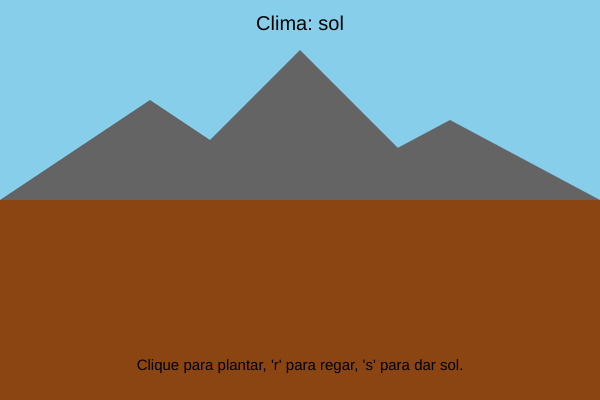
Frame 1 (no input)
Frame 60 (no input): identical to frame 1, image omitted
Frame 120 (the mouse pressed at the canvas centre since frame 60): identical to frame 1, image omitted

The p5.js sketch that drew this single still picture (run headless with seeded random() and noise() and a simulated clock; from frame 60 on, the mouse is pressed at the canvas centre):

// p5.js sketch
// ── sketch.js
let plantas = [];
let clima;
let tempo = 0;
let pingos = []; // Array para armazenar os pingos de chuva

function setup() {
  createCanvas(600, 400);
  clima = "sol"; // Começamos com sol
  frameRate(30); // Controla a velocidade do jogo
}

function draw() {
  background(220);

  // Desenha o fundo do campo
  desenharFundo();

  mostrarClima();
  mostrarPlantas();
  verificarCrescimento();
  mostrarTempo();

  // Se o clima for "chuva", desenha os pingos de chuva
  if (clima === "chuva") {
    criarPingosDeChuva();
    atualizarPingos();
    mostrarPingos();
  }
}

function mousePressed() {
  // Se o jogador clicar no solo, ele planta uma semente
  if (mouseY > 200) {
    let novaPlanta = new Planta(mouseX, mouseY);
    plantas.push(novaPlanta);
  }
}

function keyPressed() {
  // Se o jogador pressionar 'r', ele rega as plantas
  if (key === 'r') {
    regarPlantas();
  }
  // Se pressionar 's', ele dá sol às plantas
  if (key === 's') {
    darSol();
  }
}

function mostrarClima() {
  // Mostrar o clima atual na tela
  textSize(20);
  fill(0);
  textAlign(CENTER);
  text("Clima: " + clima, width / 2, 30);
}

function mostrarPlantas() {
  for (let i = 0; i < plantas.length; i++) {
    plantas[i].mostrar();
  }
}

function regarPlantas() {
  for (let i = 0; i < plantas.length; i++) {
    plantas[i].regar();
  }
}

function darSol() {
  for (let i = 0; i < plantas.length; i++) {
    plantas[i].darSol();
  }
}

function verificarCrescimento() {
  // Mudança de clima a cada 5 segundos (simulando sol ou chuva)
  tempo++;
  if (tempo > 150) { // 5 segundos de tempo real
    tempo = 0;
    clima = random() > 0.5 ? "sol" : "chuva"; // Alterna entre sol e chuva
  }

  // A cada ciclo de clima, a planta cresce de acordo com o clima
  for (let i = 0; i < plantas.length; i++) {
    plantas[i].crescer(clima);
  }
}

function mostrarTempo() {
  // Exibe o tempo do jogo
  textSize(15);
  fill(0);
  textAlign(CENTER);
  text("Clique para plantar, 'r' para regar, 's' para dar sol.", width / 2, height - 30);
}

// Função para desenhar o fundo (campo)
function desenharFundo() {
  // Céu
  fill(135, 206, 235); // Cor do céu
  noStroke();
  rect(0, 0, width, height / 2); // Céu ocupa a metade superior da tela

  // Campo (agora marrom em vez de verde)
  fill(139, 69, 19); // Cor marrom para o campo
  rect(0, height / 2, width, height / 2); // Campo ocupa a metade inferior

  // Montanhas ao fundo (simples formas triangulares)
  fill(100, 100, 100); // Cor das montanhas (cinza)
  triangle(0, height / 2, 150, 100, 300, height / 2); // Montanha 1
  triangle(150, height / 2, 300, 50, 450, height / 2); // Montanha 2
  triangle(300, height / 2, 450, 120, 600, height / 2); // Montanha 3
}

// Classe para as plantas
class Planta {
  constructor(x, y) {
    this.x = x;
    this.y = y;
    this.altura = 0;
    this.saude = 100; // 100 é saudável, 0 é morrendo
    this.regada = false;
    this.comSol = false;
    this.diasDeCrescimento = 0;
  }

  mostrar() {
    // Se a planta estiver muito pequena, mostre apenas uma semente
    if (this.altura < 10) {
      fill(34, 139, 34); // Cor da semente
      ellipse(this.x, this.y, 10, 10); // Representa a semente
    } else {
      fill(34, 139, 34); // Cor do caule
      rect(this.x - 5, this.y - this.altura, 10, this.altura); // Caule da planta
    }

    // Mostrar a saúde da planta como uma barra
    fill(255, 0, 0);
    rect(this.x - 5, this.y - this.altura - 10, this.saude / 10, 5);
  }

  regar() {
    this.regada = true;
  }

  darSol() {
    this.comSol = true;
  }

  crescer(clima) {
    // Se estiver regada e com sol, a planta cresce mais rápido
    if (this.regada && this.comSol && clima === "sol") {
      this.altura += 1;
      this.saude += 2;
    }
    // Se estiver regada e com chuva, a planta cresce lentamente
    else if (this.regada && clima === "chuva") {
      this.altura += 0.5;
      this.saude += 1;
    }
    // Se não tiver cuidado, a planta perde saúde
    else {
      this.saude -= 0.5;
      if (this.saude < 0) this.saude = 0; // A saúde não pode ser negativa
    }

    // Se a planta crescer o suficiente, ela pode ser colhida
    if (this.altura > 50) {
      this.altura = 50; // Limita o tamanho máximo da planta
      fill(0);
      text("Planta madura, clique para colher!", this.x, this.y - 10);
    }

    // Resetando o estado de rega e sol após cada ciclo
    this.regada = false;
    this.comSol = false;
  }
}

// Função para criar os pingos de chuva
function criarPingosDeChuva() {
  if (random() < 0.1) { // Probabilidade de criar um pingo
    let pingo = new Pingo(random(width), 0); // Novo pingo que nasce no topo da tela
    pingos.push(pingo);
  }
}

// Função para atualizar o movimento dos pingos
function atualizarPingos() {
  for (let i = pingos.length - 1; i >= 0; i--) {
    pingos[i].mover();
    // Remove o pingo se ele alcançar o fundo da tela
    if (pingos[i].y > height) {
      pingos.splice(i, 1);
    }
  }
}

// Função para desenhar os pingos
function mostrarPingos() {
  for (let i = 0; i < pingos.length; i++) {
    pingos[i].mostrar();
  }
}

// Classe para representar os pingos de chuva
class Pingo {
  constructor(x, y) {
    this.x = x;
    this.y = y;
    this.velocidade = random(2, 5); // Velocidade de queda do pingo
  }

  mover() {
    this.y += this.velocidade; // Movimento para baixo
  }

  mostrar() {
    fill(0, 0, 255); // Cor do pingo (azul)
    noStroke();
    ellipse(this.x, this.y, 5, 10); // Desenha o pingo
  }
}
